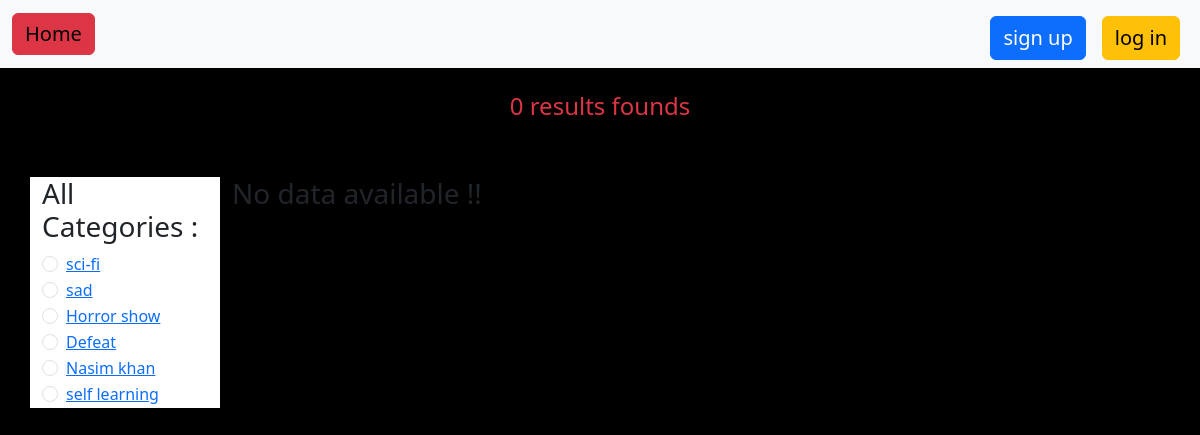
Screenshot of /category/defeat/ with the database file from the repository.
### Category/models.py (models this page shows, shortened)
class add_category(models.Model):
    name = models.CharField(max_length=100)
    slug = models.SlugField(max_length=100,unique=True,null=True,blank=True)

### Advance_Blog_project/views.py (the view)
# urls.py: path('',home, name = "homepage"),
def home(req, category_slug=None):
    posts = addPost.objects.all()
    if category_slug:
        category = add_category.objects.get(slug=category_slug)
        posts = posts.filter(category=category)
    categories = add_category.objects.all()
    return render(req, 'home.html', {
        'data': posts,
        'categories': categories  # Add this line
    })

### templates/home.html (shortened to what this page needs)
{% extends "base.html" %}
{% block content %}
<h4 class = "text-center text-danger mt-4">{{data | length }} results founds</h4>
<br>
<div class="container mt-4">
  <div class="row">
    <div class="col-2 bg-white">
      <h3>All Categories :</h3>
      {% if categories %}
        {% for cat in categories %}
          {% if cat.slug %}
            <div class="form-check">
            <input
              class="form-check-input"
              type="radio"
              name="radioDefault"
              id="radioDefault{{ cat.id }}" />
            <label class="form-check-label" for="radioDefault{{ cat.id }}">
              <a href="{% url 'category_wise_post' cat.slug %}">{{ cat.name }}</a>
            </label>
          </div>
          {% endif %}
        {% endfor %}
      {% else %}
        <p>No categories available!</p>
      {% endif %}
    </div>
    <div class="col-10 d-flex gap-3 flex-wrap">
      {% if data %}
        {% for val in data %}
          <div class="card mb-3 col-5">
            {% if val.image %}
              <img src="{{ val.image.url }}" class="card-img-top" alt="{{ val.title }}" />
            {% endif %}
            <div class="card-body">
              <h5 class="card-title">{{ val.title }}</h5>
              <p class="card-text">{{ val.description }}</p>
              {% for cat in val.category.all %}
                <button class="btn btn-success btn-sm">{{ cat.name }}</button>
              {% endfor %}
            </div>
          </div>
        {% endfor %}
      {% else %}
        <h3>No data available !!</h3>
      {% endif %}
    </div>
  </div>
</div>
{% endblock content %}

### static/css/base.css (style rules this page uses)
body { background-color: black !important; }

### rows the page displays
add_category: name "sci-fi"
add_category: name "sad"
add_category: name "Horror show"
add_category: name "Defeat"
add_category: name "Nasim khan"
add_category: name "self learning"

### other values shown
{{ data | length }} "0"
